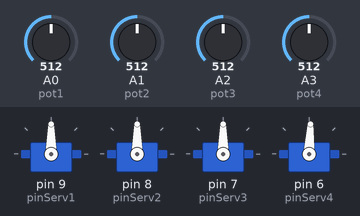
The sketch below on a simulated Arduino Uno, built with avr-gcc and run on an emulated ATmega328P. On the bench: 4 × servo. The inputs (shaded band) are chosen by the test bench; at power-on: A0 (pot1) = 512, A1 (pot2) = 512, A2 (pot3) = 512, A3 (pot4) = 512.

Above: at 1.2 s.
1.3 s: A0 (pot1) set to 716
At 2.2 s:
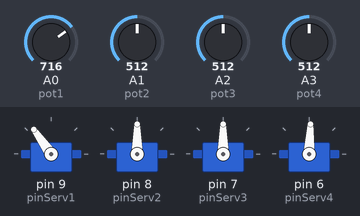
2.8 s: A1 (pot2) set to 716
At 3.3 s:
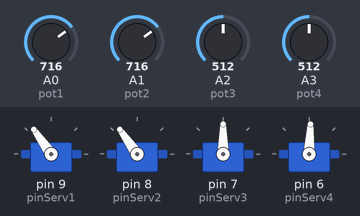
4.3 s: A2 (pot3) set to 716
At 5.5 s:
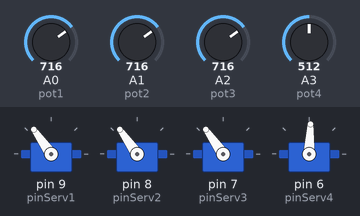
5.8 s: A3 (pot4) set to 716
At 6.8 s:
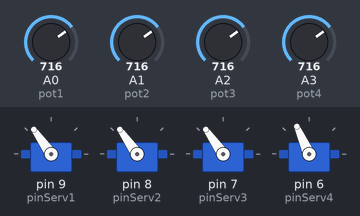
7.3 s: A0 (pot1) set to 992
At 8.0 s:
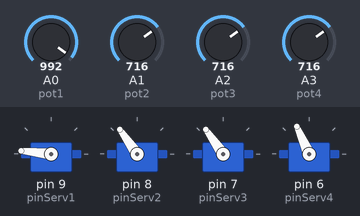
8.8 s: A1 (pot2) set to 992
At 9.1 s:
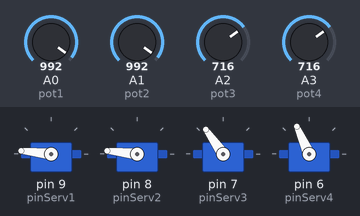
Timing chart, 0 to 11.3 s (numbered marks = the images above; inputs shaded):
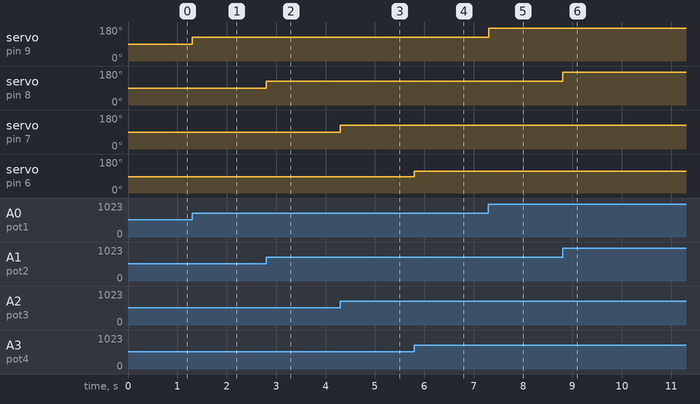

Measured:
- after the input at 1.3 s, servo on pin 9 (pinServ1): 90° → 125° at once
- after the input at 2.8 s, servo on pin 8 (pinServ2): 90° → 125° at once
- after the input at 4.3 s, servo on pin 7 (pinServ3): 90° → 125° at once
- after the input at 5.8 s, servo on pin 6 (pinServ4): 87° → 114° at once
- after the input at 7.3 s, servo on pin 9 (pinServ1): 125° → 174° at once
- after the input at 8.8 s, servo on pin 8 (pinServ2): 125° → 174° at once

The sketch:

robo_manual.ino
```cpp
// inclui bibilioteca do servomotor
#include <Servo.h>

// define pinos dos servos
#define pinServ1 9
#define pinServ2 8
#define pinServ3 7
#define pinServ4 6

// define as portas dos potenciometros
#define pot1 A0
#define pot2 A1
#define pot3 A2
#define pot4 A3

// nomeia os servos
Servo serv1,serv2,serv3,serv4;

// cria as variavies dos angulos de cada motor
int motor1,motor2,motor3,motor4;


void setup() {

  //inicia o monitor serial
  Serial.begin(9600);

  // atribui pinos dos servos
  serv1.attach(pinServ1);
  serv2.attach(pinServ2);
  serv3.attach(pinServ3);
  serv4.attach(pinServ4);

}

void loop(){

  // leitura dos potenciometros
  motor1 = map(analogRead(pot1),0,1023,0,180);
  motor2 = map(analogRead(pot2),0,1023,0,180);
  motor3 = map(analogRead(pot3),0,1023,0,180);
  motor4 = map(analogRead(pot4),0,1023,20,155);

  // posicionamento dos potenciometros
  serv1.write(motor1);
  serv2.write(motor2);
  serv3.write(motor3);
  serv4.write(motor4);


}
```
